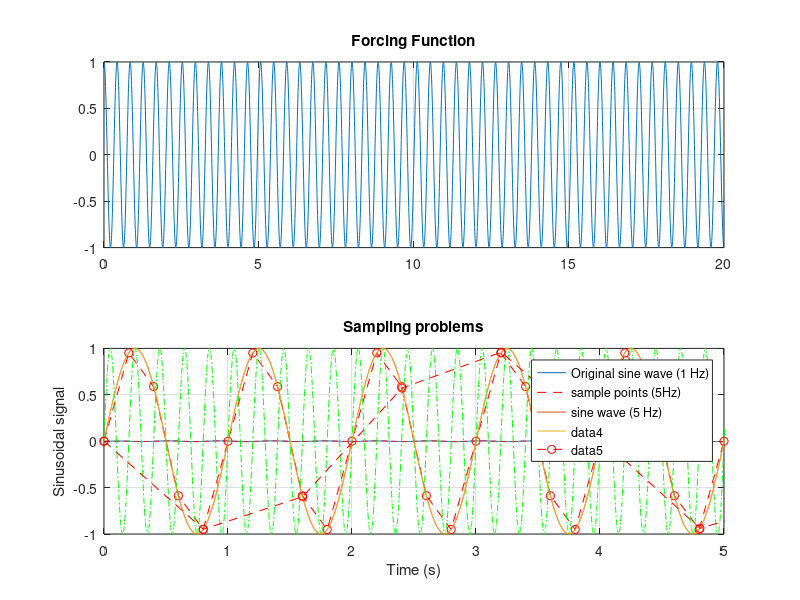
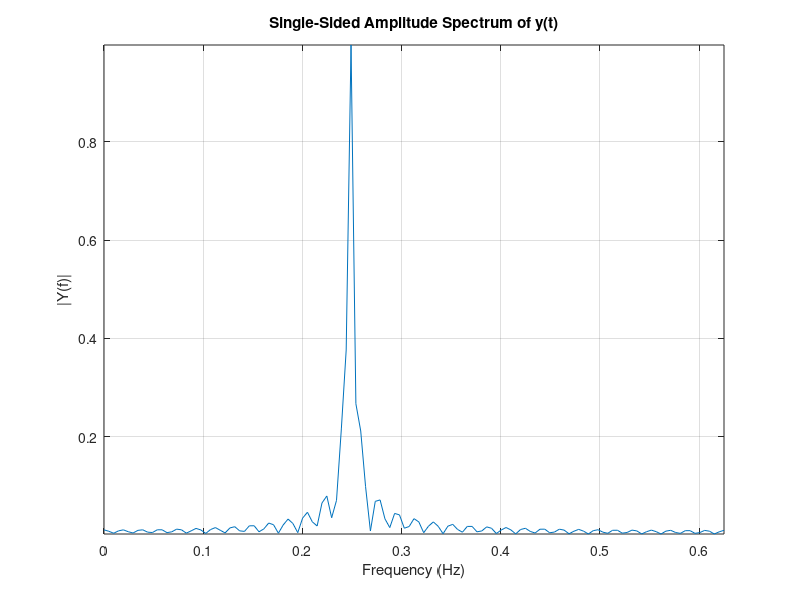

Write MATLAB code to recreate these figures, in order. (Note: this script raises an error after producing the figures.)
%% Demo 3 (pseudorandom signal created by sines)
% =========================================================================
clear; close all;clc;
N = 2000;                   % Number of samples
x = zeros(N,1);             % Memory allocation for vector x
Ts = 0.1;                   % Sampling period
Fs = 1/Ts;                  % Sampling frequency
t = 0:Ts:(N-1)*Ts;          % Time sequence
F = Fs*(0:N-1)/(N-1);       % Frequency grid
omega = 0.0:0.1:5;          % Sinus function frequencies
A = randn(length(omega),1); % Sinus function amplitudes

% p sinus waves of different amplitudes and frequencies added one by one to
% vector x
for p = 1:length(omega)     
    x = x + A(p)*sin(omega(p)*t*2*pi)';
    % Plot the time history and the corresponding FFT of x 
    if p<=5 || p == length(omega)
        figure(1)
        subplot(211),plot(t,x)
        xlabel('Time (s)')
        ylabel('x(t)')
        subplot(212),plot(F,abs(fft(x,N)))
        xlabel('Frequency (Hz)')
        ylabel('|F(\omega)|')
        pause
    end
end



%% Demo 3 -- ifft
% =========================================================================
close all; clear; clc
m = 1;                          % system mass
omega = 5*pi;                   % natural freq.
zeta = 0.5;                     % damping ratio
omega_d = omega*sqrt(1-zeta^2); % natural freq. with damping
k =(omega^2)*m;                 % stiffness coefficient

dt = 0.005;                     % Sampling period 
t = 0:dt:20;                    % Time instants
F = cos(4.75*pi*t);             % Input force

% System impulse response -- time domain (convolution integral)
impulse = exp(-omega*zeta*t).*sin(omega_d*t);
output = dt*(1/m/(omega_d))*conv(impulse,F);

% System impulse response -- frequency domain (multiplying FRF by the FFT of the input signal)
output2 = dt*1/m/omega_d*ifft(fft(F).*fft(impulse));

% Figure -- comparison of the outputs calculated in time and freq. domain
figure(1)
subplot(211),plot(t,F(1:length(t)))
grid
title('Forcing Function')
subplot(212),plot(t,output(1:length(t)));hold on
plot(t,output2(1:length(t)),'--r')
legend({'Response calculated in time Domain','Response calculated in frequency domain'})
grid
title('System Response')
xlabel('Time (s)')


%% Demo 3 -- Aliasing I
% =========================================================================
close all
N = 20000;                      % Number of samples
t = 0:1e-3:1e-3*(N-1);          % Fine time grid (for the approximation of the continuous curve) 
x = sin(2*pi*t);                % 1 Hz sine        

% Plot the sinus wave 
figure(1)
plot(t,x)   
axis tight
xlabel('Time (s)')
ylabel('Sinusoidal signal')
title('Sampling problems')
hold on 
Tsample = 1:200:N;                          % Sampling time vector
Ts = t(201);                                % Sampling period
Fs = 1/Ts;                                  % Sampling frequency
disp(['Sampling time: Ts = ',num2str(Ts),' s,  ','Sampling frequency fs = ',num2str(Fs),' (Hz)'])
pause(1)
plot(t(Tsample),x(Tsample),'--or')          % Plot sample points 
xlim([0 5])
pause(1)
plot(t,sin(10*pi*t),'-.g')                  % Plot sine wave of 6 Hz 
legend({'Original sine wave (1 Hz)','sample points (5Hz)','sine wave (5 Hz)'})
pause(3)
% Note: The original signal (blue line) may be considered as continuous 
%       However, once sampled there is no way to distinguish it from
%       signals with much higher frequency

% FFT of the sampled signal
N = length(Tsample);                        % Number of sampled points 
NFFT = 2^nextpow2(N);                       % Calculating the min power p with 2^p > N
Y = fft(x(Tsample),NFFT)/N;                 % FFT calculation
f = Fs/2*linspace(0,1,NFFT/2+1);            % Frequency points for the calculated FFT 

% Plot single-sided amplitude spectrum.
figure(2)
plot(f,2*abs(Y(1:NFFT/2+1))) 
title('Single-Sided Amplitude Spectrum of y(t)')
xlabel('Frequency (Hz)')
ylabel('|Y(f)|')
grid on
% Note: In this case the frequency content of the sampled signal is below 
%       the Nyquist frequency (fs/2) and thus is correctly shown in the
%       amplitude spectrum at 1 Hz

%% Demo 3 -- Aliasing II
% =========================================================================
close all
N = 150000;                     % Number of samples
t = 0:1e-3:1e-3*(N-1);          % Fine time grid (for the approximation of the continuous curve) 
x = sin(2*pi*t);                % 1 Hz sine      

% Plot the sinus wave
figure(1)
plot(t,x)
axis tight
xlabel('Time (s)')
ylabel('Sinusoidal signal')
title('Sampling problems')
hold on 

Tsample = 1:801:N;                          % Sampling time vector
Ts = t(801);                                % Sampling period
Fs = 1/Ts;                                  % Sampling frequency
disp(['Sampling time: Ts = ',num2str(Ts),' s,  ','Sampling frequency fs = ',num2str(Fs),' (Hz)'])

plot(t(Tsample),x(Tsample),'--or')          % Plot sample points 
xlim([0 5])

% FFT of the sampled signal
N = length(Tsample);                        % Number of sampled points 
NFFT = 2^nextpow2(N);                       % Calculating the min power p with 2^p > N
Y = fft(x(Tsample),NFFT)/N;                 % FFT calculation
f = Fs/2*linspace(0,1,NFFT/2+1);            % Frequency points for the calculated FFT 

% Plot single-sided amplitude spectrum.
figure(2)
plot(f,2*abs(Y(1:NFFT/2+1))) 
title('Single-Sided Amplitude Spectrum of y(t)')
xlabel('Frequency (Hz)')
ylabel('|Y(f)|')
grid on
axis tight
% Note: In this case the continuous signal is sampled with 1.25 Hz and thus  
%       the original freq. is shown as shown aliased at 0.25 Hz.

%% Demo 3 -- Filtering demo
% Read and play a wav audio file
[funky, f] = wavread('funky.wav');
wavplay(funky, f);

% Plot a portion of the waveform 
figure(200)
subplot(2,1,1), plot(funky), title('Entire waveform');
smallRange = 100000:100200;
subplot(2,1,2), plot(smallRange, funky(smallRange)), title('100 milliseconds');

% Plot the spectrogram -that is the frequency content over time
figure(400)
specgram(funky, 512, f);
% and of a portion of it
close all;
subplot(4,1,1), plot(funky), title('Entire waveform');
subplot(4,1,2),specgram(funky, 512, f);
subplot(4,1,3), plot(funky(100000:110000)), axis('tight');
title('Part of Audio')
subplot(4,1,4), specgram(funky(100000:110000),128,f);

%% Demo 3 -- Low-pass filter

% We design a Butterworth 10th order low-pass filter to supress frequencies
% higher than 600Hz (Sampling freq. = 22050 Hz). 
fNorm = 600 / (f/2);                % Cutoff freq. given normalized wrt the Nyquist freq.
[numfl,denfl] = butter(10, fNorm, 'low');     % Calculate filter's TF 
funkyLow = filtfilt(numf, denf, funky);     % Filter out the signal
wavplay(funkyLow, f);                       % Listen the result


% Filter's FRF
[MagL,PhaseL,WL] = dbode(numfl,denfl,1/f);

%% Demo 3 -- High-pass filter
% We design a Butterworth 10th order high-pass filter to supress frequencies
% lower than 5kHz (Sampling freq. = 22050 Hz). 
fNorm = 5000 / (f/2);                % Cutoff freq. given normalized wrt the Nyquist freq.
[numfh,denfh] = butter(10, fNorm, 'high');     % Calculate filter's TF 
funkyHigh = filtfilt(numfh, denfh, funky);     % Filter out the signal
wavplay(funkyHigh, f);                       % Listen the result

% Filter's FRF
[MagH,PhaseH,WH] = dbode(numfh,denfh,1/f);

%% Demo 3 -- Pass-Band filter
% We design a Butterworth 10th order band-pass filter to supress frequencies
% lower than 2kHz and higher than 2500 (Sampling freq. = 22050 Hz). 
fNorm = [2000/(f/2), 2500/(f/2)];            % Cutoff freq. given normalized wrt the Nyquist freq.
[numfb,denfb] = butter(10, fNorm, 'bandpass');   % Calculate filter's TF 
funkyBand = filtfilt(numfb, denfb, funky);   % Filter out the signal
wavplay(funkyBand, f);                       % Listen the result

% Filter's FRF
[MagB,PhaseB,WB] = dbode(numfb,denfb,1/f);

%% Demo 3 -- Plot Filter's FRF
figure(600)
subplot(211),plot(WL/2/pi,20*log(MagL),'-k')
hold on
plot(WH/2/pi,20*log(MagH),'--b')
plot(WB/2/pi,20*log(MagB),'-.r')
xlabel('Frequency (Hz)')
ylabel('Magnitude (db)')
grid on
legend('Lowpass','Highpass','Bandpass')
subplot(212),plot(WL/2/pi,PhaseL,'-k')
hold on
plot(WH/2/pi,PhaseH,'--b')
plot(WB/2/pi,PhaseB,'-.r')
xlabel('Frequency (Hz)')
ylabel('Phase')
grid on